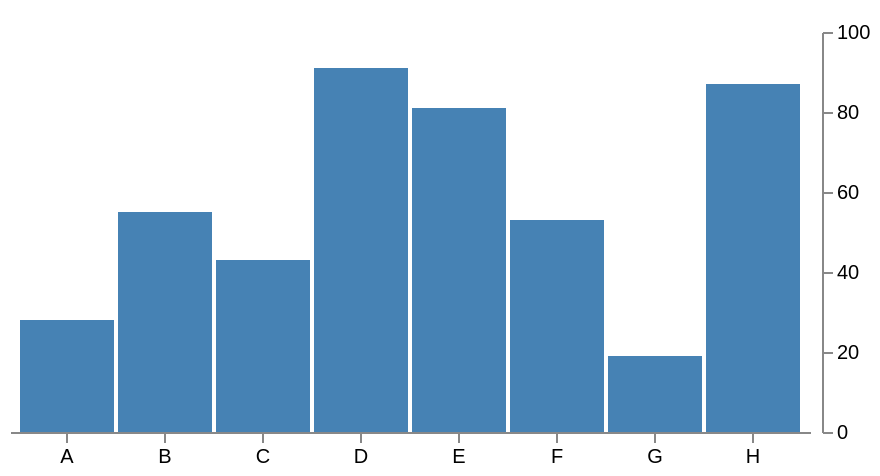

Write the Vega-Lite specification saved for this chart.
### Vega specification from a JSON file in a GitHub repository (floating-point values rounded to 4 significant figures)
{"$schema": "https://vega.github.io/schema/vega/v3.json", "width": 400, "height": 200, "padding": 5, "data": [{"name": "table", "values": [{"category": "A", "amount": 28}, {"category": "B", "amount": 55}, {"category": "C", "amount": 43}, {"category": "D", "amount": 91}, {"category": "E", "amount": 81}, {"category": "F", "amount": 53}, {"category": "G", "amount": 19}, {"category": "H", "amount": 87}]}], "signals": [{"name": "tooltip", "value": {}, "on": [{"events": "rect:mouseover", "update": "datum"}, {"events": "rect:mouseout", "update": "{}"}]}], "scales": [{"name": "xscale", "type": "band", "domain": {"data": "table", "field": "category"}, "range": "width", "padding": 0.05, "round": true}, {"name": "yscale", "domain": {"data": "table", "field": "amount"}, "nice": true, "range": "height"}], "axes": [{"orient": "bottom", "scale": "xscale"}, {"orient": "right", "scale": "yscale", "tickCount": 5, "offset": 6}], "marks": [{"type": "rect", "from": {"data": "table"}, "encode": {"enter": {"x": {"scale": "xscale", "field": "category"}, "width": {"scale": "xscale", "band": 1}, "y": {"scale": "yscale", "field": "amount"}, "y2": {"scale": "yscale", "value": 0}}, "update": {"fill": {"value": "steelblue"}}, "hover": {"fill": {"value": "red"}}}}, {"type": "text", "encode": {"enter": {"align": {"value": "center"}, "baseline": {"value": "bottom"}, "fill": {"value": "#333"}}, "update": {"x": {"scale": "xscale", "signal": "tooltip.category", "band": 0.5}, "y": {"scale": "yscale", "signal": "tooltip.amount", "offset": -2}, "text": {"signal": "tooltip.amount"}, "fillOpacity": [{"test": "datum === tooltip", "value": 0}, {"value": 1}]}}}]}
